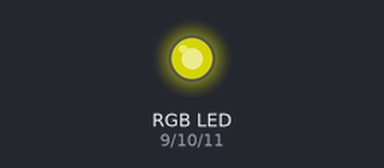
The sketch below on a simulated Arduino Uno, built with avr-gcc and run on an emulated ATmega328P. On the bench: an RGB LED mixed from three pins (HIGH = lit). Dim RGB values are drawn brighter than linear.

Above: at 0.1 s.
Timing chart, 0 to 1.6 s (numbered marks = the images above):
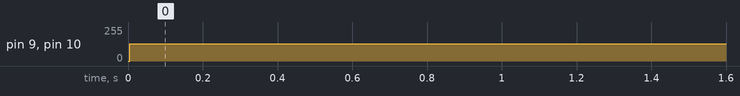

Measured:
- by itself, pin 9 (RedPin), pin 10 (GreenPin): 0/255 → 128/255 at 0.00 s

The sketch:

test.ino
```cpp
 //Developed by Rajarshi Roy
int red, green, blue; //red, green and blue values
int RedPin = 9; //Red: PWM pin 10
int GreenPin = 10; //Green: PWM pin 11
int BluePin = 11; //Blue: PWM pin 9


void setup()
{

//initial values (no significance)
red   = 128;
green = 128;
blue  = 0;

int divisor = 256;

setPwmFrequency(RedPin, divisor);
setPwmFrequency(GreenPin, divisor);
setPwmFrequency(BluePin, divisor);

//pinMode(RedPin, OUTPUT);
//pinMode(GreenPin, OUTPUT);
//pinMode(BluePin, OUTPUT);

}

void loop()
{

//finally control led brightness through pulse-width modulation
analogWrite (RedPin, red);
analogWrite (GreenPin, green);
analogWrite (BluePin, blue);
delay(10); //just to be safe

}

void setPwmFrequency(int pin, int divisor) {
  byte mode;
  if(pin == 5 || pin == 6 || pin == 9 || pin == 10) {
    switch(divisor) {
      case 1: mode = 0x01; break;
      case 8: mode = 0x02; break;
      case 64: mode = 0x03; break;
      case 256: mode = 0x04; break;
      case 1024: mode = 0x05; break;
      default: return;
    }
    if(pin == 5 || pin == 6) {
      TCCR0B = TCCR0B & 0b11111000 | mode;
    } else {
      TCCR1B = TCCR1B & 0b11111000 | mode;
    }
  } else if(pin == 3 || pin == 11) {
    switch(divisor) {
      case 1: mode = 0x01; break;
      case 8: mode = 0x02; break;
      case 32: mode = 0x03; break;
      case 64: mode = 0x04; break;
      case 128: mode = 0x05; break;
      case 256: mode = 0x06; break;
      case 1024: mode = 0x7; break;
      default: return;
    }
    TCCR2B = TCCR2B & 0b11111000 | mode;
  }
}
```
